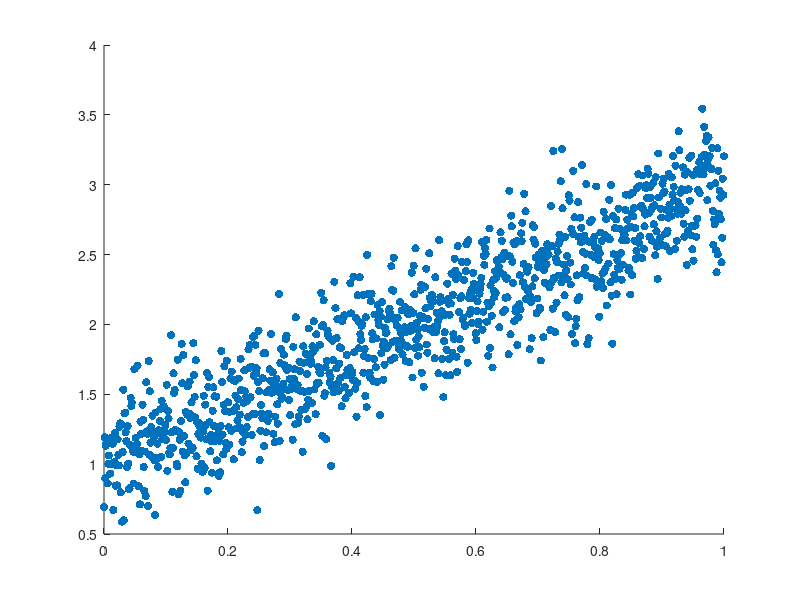
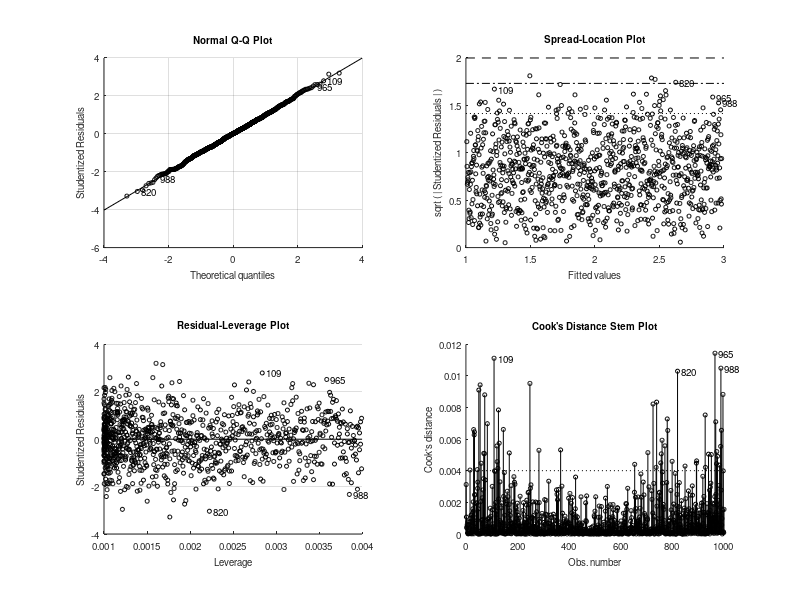

Source code (MATLAB) for these figures, in order: (Note: this script raises an error after producing the figures.)
%[text] # Scatter plot with a best-fit line.
%[text] ## Create sample (x, y) data.
rng( "default" )
x = linspace( 0, 1, 1000 ).';
y = 2 * x + 1 + 0.25 * randn( size( x ) );
%%
%[text] ## Create a scatter plot of the data.
figure
s = scatter( x, y, "filled" );
%%
%[text] ## Add the best-fit line.
mdl = fitlm( x, y );
hold on
plot( x, mdl.Fitted, "LineWidth", 2 )
%%
%[text] ## Suppose that our x-data changes.
s.XData = s.XData + 2;

% This changes updates the scatter plot, but not the best-fit line 
% associated with the (x, y)-data.
%
% This demonstrates the first issue - the scatter plot and the best-fit
% line are not synchronized.
%%
%[text] ## Suppose that our x-data now has a different size.
xnew = x(1:500);
s.XData = xnew;

% This change causes the scatter plot to issue a warning, since its XData
% and YData properties now have different lengths. The scatter plot is no
% longer rendered.
%%
%[text] ## Now update the y-data.
%[text] This will render the scatter object as long as the new y-data has the same length as the new x-data.
s.YData = - 2 * xnew + 0.5 + randn( size( xnew ) );

% This demonstrates the second issue - changing x/y-data individually may 
% cause the scatter plot to disappear.

%[appendix]{"version":"1.0"}
%---
%[metadata:view]
%   data: {"layout":"onright"}
%---
